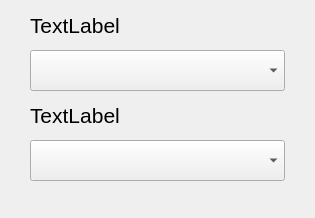
<?xml version="1.0" encoding="UTF-8"?>
<ui version="4.0">
 <class>Form</class>
 <widget class="QWidget" name="Form">
  <property name="geometry">
   <rect>
    <x>0</x>
    <y>0</y>
    <width>315</width>
    <height>218</height>
   </rect>
  </property>
  <property name="minimumSize">
   <size>
    <width>315</width>
    <height>218</height>
   </size>
  </property>
  <property name="maximumSize">
   <size>
    <width>315</width>
    <height>218</height>
   </size>
  </property>
  <property name="windowTitle">
   <string>Form</string>
  </property>
  <widget class="QLabel" name="inputDeviceLabel">
   <property name="geometry">
    <rect>
     <x>30</x>
     <y>10</y>
     <width>261</width>
     <height>30</height>
    </rect>
   </property>
   <property name="font">
    <font>
     <pointsize>16</pointsize>
    </font>
   </property>
   <property name="text">
    <string>TextLabel</string>
   </property>
  </widget>
  <widget class="QLabel" name="outputDeviceLabel">
   <property name="geometry">
    <rect>
     <x>30</x>
     <y>100</y>
     <width>261</width>
     <height>30</height>
    </rect>
   </property>
   <property name="font">
    <font>
     <pointsize>16</pointsize>
    </font>
   </property>
   <property name="text">
    <string>TextLabel</string>
   </property>
  </widget>
  <widget class="QComboBox" name="inputDeviceComboBox">
   <property name="geometry">
    <rect>
     <x>30</x>
     <y>50</y>
     <width>255</width>
     <height>41</height>
    </rect>
   </property>
  </widget>
  <widget class="QComboBox" name="outputDeviceComboBox">
   <property name="geometry">
    <rect>
     <x>30</x>
     <y>140</y>
     <width>255</width>
     <height>41</height>
    </rect>
   </property>
  </widget>
 </widget>
 <resources/>
 <connections/>
</ui>
